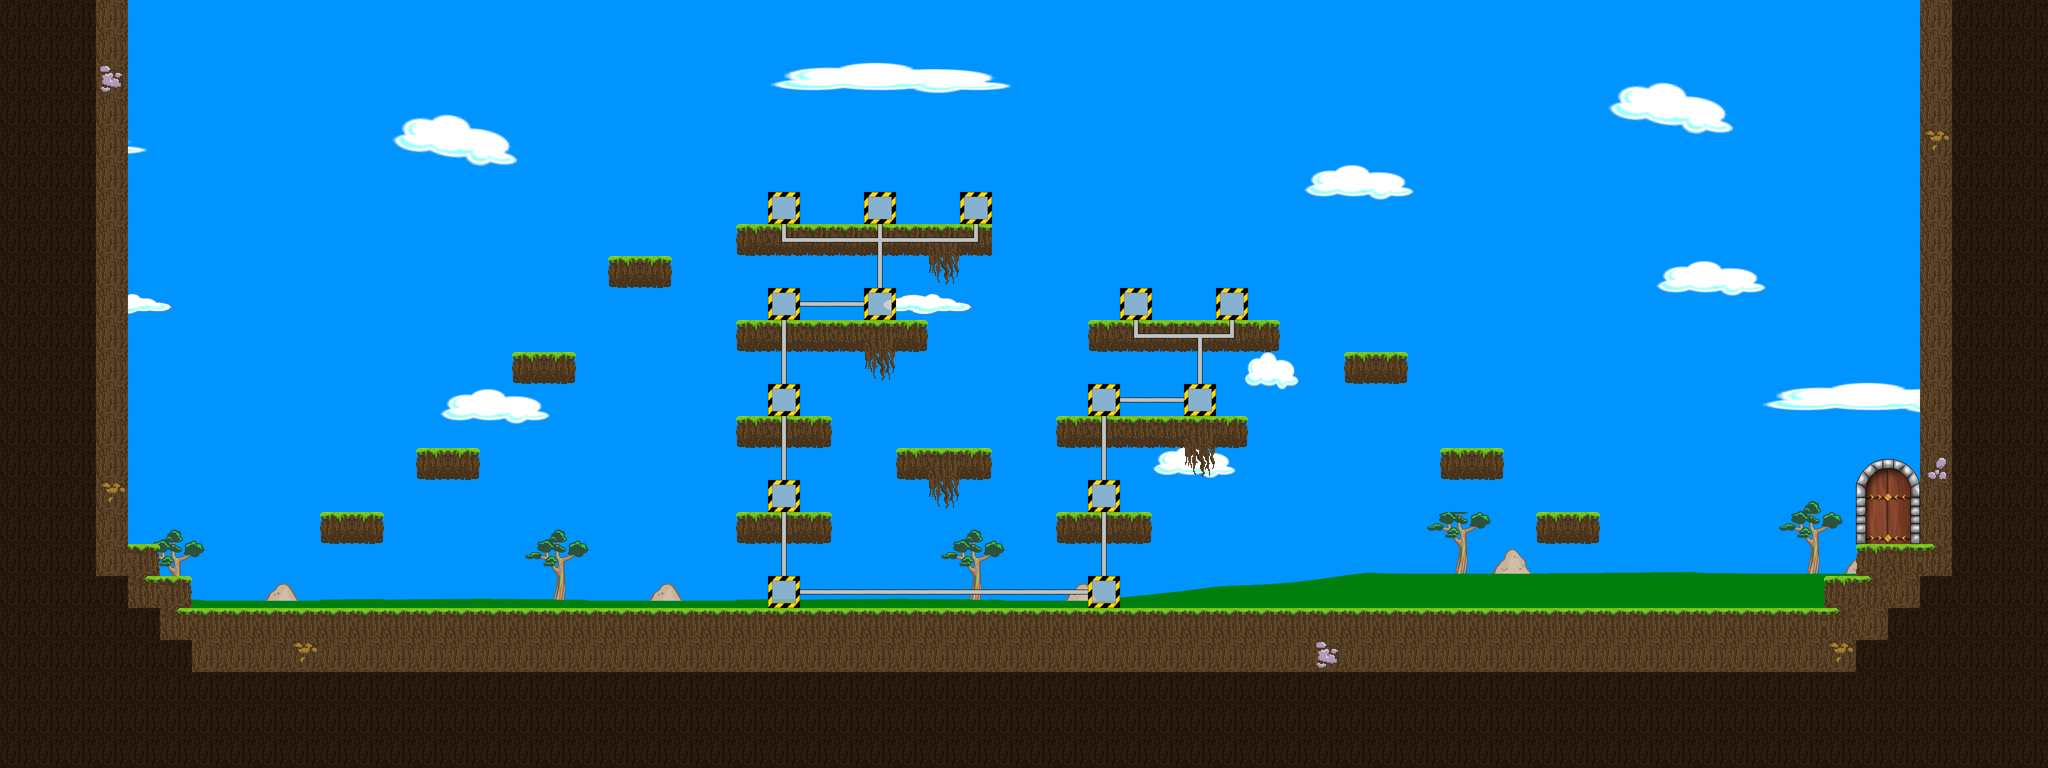

Below is a game level as drawn by its tile map, then a one-line description and the .tmx that defines it (tile-layer data replaced by summaries):
An orthogonal 64x24 tile map with 64x64 px tiles, 7 tile layers (Hintergrund, Laufebene, Open Gate, Gate, ...), 7 tilesets.

<map version="1.0" orientation="orthogonal" renderorder="right-down" width="64" height="24" tilewidth="64" tileheight="64">
 <tileset firstgid="1" name="Hintergrund" tilewidth="64" tileheight="64">
  <image source="Hintergrund.png" trans="0000ff" width="2048" height="1024" />
 </tileset>
 <tileset firstgid="513" name="Rohre" tilewidth="64" tileheight="64">
  <image source="Rohre.png" trans="0000ff" width="256" height="256" />
 </tileset>
 <tileset firstgid="529" name="Metallobjekte" tilewidth="64" tileheight="64">
  <image source="Metallobjekte.png" trans="0000ff" width="256" height="256" />
 </tileset>
 <tileset firstgid="545" name="Maschinen" tilewidth="64" tileheight="64">
  <image source="Maschinen.png" trans="0000ff" width="256" height="256" />
 </tileset>
 <tileset firstgid="561" name="Laufebenen" tilewidth="64" tileheight="64">
  <image source="Laufebenen.png" trans="0000ff" width="256" height="256" />
 </tileset>
 <tileset firstgid="577" name="gate" tilewidth="64" tileheight="64">
  <image source="gate.png" trans="0000ff" width="256" height="256" />
 </tileset>
 <tileset firstgid="593" name="Ampeln" tilewidth="64" tileheight="64">
  <image source="Ampeln.png" trans="0000ff" width="128" height="128" />
 </tileset>
 <layer name="Hintergrund" width="64" height="24">
  <data>[1536 cells, 1536 non-empty, 420 distinct tile ids]</data>
 </layer>
 <layer name="Laufebene" width="64" height="24">
  <data>[1536 cells, 592 non-empty, 25 distinct tile ids]</data>
 </layer>
 <layer name="Open Gate" width="64" height="24">
  <data>[1536 cells, 6 non-empty, 6 distinct tile ids]</data>
 </layer>
 <layer name="Gate" width="64" height="24">
  <data>[1536 cells, 6 non-empty, 6 distinct tile ids]</data>
 </layer>
 <layer name="Pipes" width="64" height="24">
  <data>[1536 cells, 36 non-empty, 6 distinct tile ids]</data>
 </layer>
 <layer name="Ablagen" width="64" height="24">
  <data>[1536 cells, 14 non-empty, 1 distinct tile ids]</data>
 </layer>
 <layer name="Objektebene" width="64" height="24">
  <data>[1536 cells, 0 non-empty, 0 distinct tile ids]</data>
 </layer>
</map>
